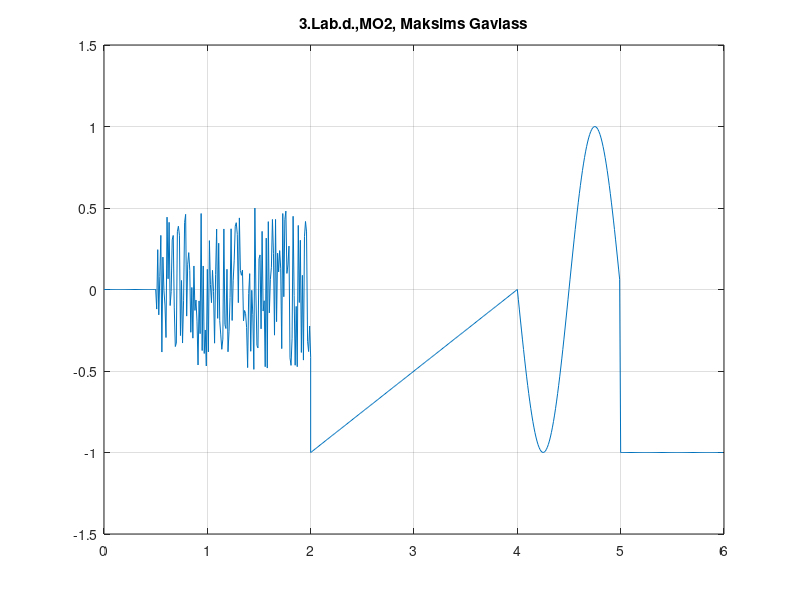

Source code (MATLAB):
%%Labaratorijas darbs 3
function y = lab3_demo(t)
if nargin ==0
    t=0:0.01:6.5;
end
t_zerof = (t>=0)&(t<=0.5); t_zero = t(t_zerof);
t_noisef = (t>=0.5)&(t<=2); t_noise = t(t_noisef);
t_sawf = (t>=2)&(t<4); t_saw = t(t_sawf);
t_cosf = (t>=4)&(t<5); t_cos = t(t_cosf);
t_constf = (t>=5)&(t<6); t_const = t(t_constf);


%% funkcija COS

A0=0; A=1; T=(5-4);
f=1/T; delay=0.75; 
y_cos=A0+A*cos(2*pi*f*(t_cos-delay));

%% Lineara mainiga funkcija

k = (-1-0)/(2-4);
delay = 4;
y_saw = k*(t_saw-delay);

%% Konstantes signals

y_const = zeros(size(t_const))-1;

%% Nullu signals

y_zero = zeros(size(t_zero));

%% Troksnu signals
y_noise = 1*rand(size(t_noise))-0.5;

%% Apvienosim visus signalus
t = [t_zero,t_noise,t_saw,t_cos,t_const];
y = [y_zero,y_noise,y_saw,y_cos,y_const];
if nargout == 0
    plot(t,y);
    grid
    title('3.Lab.d.,MO2, Maksims Gavlass')
    ylim ([-1.5 1.5]);
    y=[];
end
%% Secinajums
% Es uzzinaju ka izdarit visadas funkcijas  
% vinus apvienot un ielikt 'plot' un
% izmainit vinus merogu utt.

